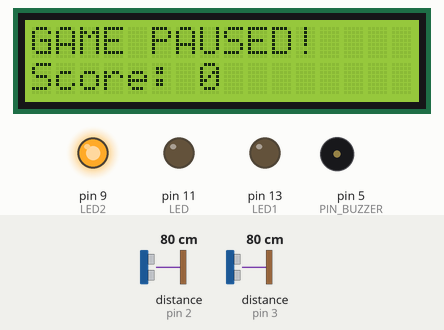
Recording of a sketch running on a simulated Arduino Uno, built with avr-gcc and run on an emulated ATmega328P. On the bench: 16×2 character LCD, output pins drawn as LEDs (lit = HIGH), buzzer (waves = sounding). Wiring (inferred from the names in the program): 2 × range finder with pulse-width output: data pin 2 / data pin 3. The test bench sets the inputs (shaded band); at power-on: distance to the obstacle (sensors on pin 2, pin 3) 80 cm. Random numbers use the default seed unless the sketch sets one; pins used as bus, display or sensor lines are not drawn; what the sketch prints to the serial monitor is not drawn.

Above: at 4.3 s.
4.4 s: distance to the obstacle (sensor on pin 2) set to 2 cm
At 6.59 s:
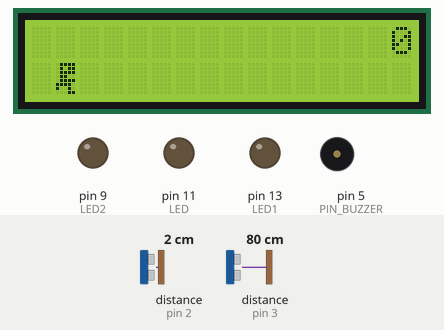
At 7.2 s:
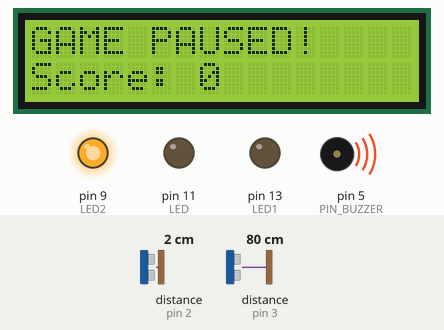
7.4 s: distance to the obstacle (sensor on pin 3) set to 5 cm
10.4 s: distance to the obstacle (sensor on pin 3) set to 3 cm
13.1 s: distance to the obstacle (sensor on pin 2) set to 35 cm
16.1 s: distance to the obstacle (sensor on pin 3) set to 250 cm
Timing chart, 0 to 28.7 s (numbered marks = the images above; inputs shaded):
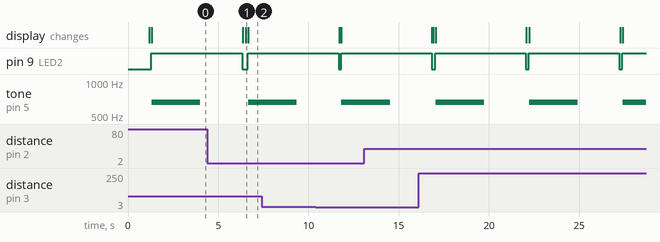

Measured:
- by itself, pin 9 (LED2): alternates HIGH for 5.0 s and LOW for 0.17 s
- by itself, tone on pin 5 (PIN_BUZZER): alternates 659 Hz for 2.7 s and silent for 2.5 s

The sketch:

Arcade_Mascot_Game.ino
```cpp
// Library for I2C
#include "Wire.h"

// LCD library
#include "LCD.h"

#include "LiquidCrystal_I2C.h"

#define DINO_HEAD 0
#define DINO_BODY_1 1
#define DINO_BODY_2 2
#define DINO_JUMP 3

// Pins for the buttons
#define PIN_BUTON 2
#define PIN_BUTON_1 3
#define LED 11
#define LED1 13
#define LED2 9
// The pin for autoplay
#define PIN_AUTOPLAY 1
// Pin for the buzzer
#define PIN_BUZZER 5
// Counter for the time
static int counter = 0;

// Counter for the melody
int thisNote = 0;

#define RUNNING_1 1
#define RUNNING_2 2
#define JUMP 3
#define JUMP_UP '.' // Character '.' for the head of the player
#define JUMP_DOWN 4
#define EMPTY_CELL ' '   // Empty space
#define FULL_TREE 5
#define RIGHT_TREE 6
#define LEFT_TREE 7

#define HORISONTAL_POSITION_PLAYER 1       // Horisontal position for the player on the screen
#define UP_BLOC 1
#define DOWN_BLOC 2
#define STANDING_POSITION_PLAYER 0
#define DOWN_POSITION_PLAYER_1 1            // Player is on the downwards position first row
#define DOWN_POSITION_PLAYER_2 2            // Player is on the downwards position second row

LiquidCrystal_I2C lcd(0x27,2,1,0,4,5,6,7);

byte dinoHead[] = {
    B01110,
    B11011,
    B11111,
    B11111,
    B01110,
    B00100,
    B00000,
    B00000
};

byte dinoBody1[] = {
    B00000,
    B00000,
    B01110,
    B11111,
    B11111,
    B01110,
    B00100,
    B00100
};

byte dinoBody2[] = {
    B00000,
    B00000,
    B01110,
    B11111,
    B11111,
    B01110,
    B01010,
    B10001
};

byte dinoJump[] = {
    B00000,
    B01110,
    B11111,
    B11111,
    B01110,
    B00100,
    B00000,
    B00000
};

#define RUNNING_POSITION_PLAYER_1 3
#define RUNNING_POSITION_PLAYER_2 4

#define JUMPING_PLAYER_1 5
#define JUMPING_PLAYER_2 6
#define JUMPING_PLAYER_3 7

#define FALLING_PLAYER_1 8
#define FALLING_PLAYER_2 9
#define FALLING_PLAYER_3 10

#define UP_PLAYER_1 11
#define UP_PLAYER_2 12


// Obstacles represented as 2 vectors one for the upper row of the LCD, the other for the lower row of the LCD
static char upper_map[17];
static char lower_map[17];

// Buttons status
static int buton_activat = 0;
static int buton_activat_1 = 0;
static bool pause = false;
static bool running_game = false;
// Checking if the LCD si working or not
static bool beginning_message_game = true;

void map_initialisation() {
  int index;
  // Matrix for the upcoming frames
  static byte frames[] = {

    //run 1
    B01111,
    B01011,
    B01111,
    B01100,
    B01111,
    B11110,
    B10010,
    B11000,

    //run 2
    B01111,
    B01011,
    B01111,
    B01100,
    B01111,
    B11110,
    B10010,
    B00011,

    //jump
    B01111,
    B01011,
    B01111,
    B01100,
    B01111,
    B11110,
    B10010,
    B11011,

    //jump lower
    B01100,
    B01111,
    B11110,
    B10010,
    B11011,
    B00000,
    B00000,
    B00000,

    // Full tree
    B00100, //   *
    B01110, //  ***
    B11111, // *****
    B00100, //   *
    B00100, //   *
    B00100, //   *
    B00100, //   *
    B00100,  //  *
    // Right tree
    B00001, //      *
    B00011, //     **
    B00111, //    ***
    B00001, //      *
    B00001, //      *
    B00001, //      *
    B00001, //      *
    B00001, //      *
    // Left tree
    B10000, // *
    B11000, // **
    B11100, // ***
    B10000, // *
    B10000, // *
    B10000, // *
    B10000, // *
    B10000  // *
  };

  for(index = 0; index < 7; index++){
    lcd.createChar(index + 1, &frames[index * 8]);
  }

  // initialising the screen with empty cells

  for(index = 0; index < 16; index++){
    upper_map[index] = EMPTY_CELL;
    lower_map[index] = EMPTY_CELL;
  }
}

// Musical Notes
#define NOTE_B0  31
#define NOTE_C1  33
#define NOTE_CS1 35
#define NOTE_D1  37
#define NOTE_DS1 39
#define NOTE_E1  41
#define NOTE_F1  44
#define NOTE_FS1 46
#define NOTE_G1  49
#define NOTE_GS1 52
#define NOTE_A1  55
#define NOTE_AS1 58
#define NOTE_B1  62
#define NOTE_C2  65
#define NOTE_CS2 69
#define NOTE_D2  73
#define NOTE_DS2 78
#define NOTE_E2  82
#define NOTE_F2  87
#define NOTE_FS2 93
#define NOTE_G2  98
#define NOTE_GS2 104
#define NOTE_A2  110
#define NOTE_AS2 117
#define NOTE_B2  123
#define NOTE_C3  131
#define NOTE_CS3 139
#define NOTE_D3  147
#define NOTE_DS3 156
#define NOTE_E3  165
#define NOTE_F3  175
#define NOTE_FS3 185
#define NOTE_G3  196
#define NOTE_GS3 208
#define NOTE_A3  220
#define NOTE_AS3 233
#define NOTE_B3  247
#define NOTE_C4  262
#define NOTE_CS4 277
#define NOTE_D4  294
#define NOTE_DS4 311
#define NOTE_E4  330
#define NOTE_F4  349
#define NOTE_FS4 370
#define NOTE_G4  392
#define NOTE_GS4 415
#define NOTE_A4  440
#define NOTE_AS4 466
#define NOTE_B4  494
#define NOTE_C5  523
#define NOTE_CS5 554
#define NOTE_D5  587
#define NOTE_DS5 622
#define NOTE_E5  659
#define NOTE_F5  698
#define NOTE_FS5 740
#define NOTE_G5  784
#define NOTE_GS5 831
#define NOTE_A5  880
#define NOTE_AS5 932
#define NOTE_B5  988
#define NOTE_C6  1047
#define NOTE_CS6 1109
#define NOTE_D6  1175
#define NOTE_DS6 1245
#define NOTE_E6  1319
#define NOTE_F6  1397
#define NOTE_FS6 1480
#define NOTE_G6  1568
#define NOTE_GS6 1661
#define NOTE_A6  1760
#define NOTE_AS6 1865
#define NOTE_B6  1976
#define NOTE_C7  2093
#define NOTE_CS7 2217
#define NOTE_D7  2349
#define NOTE_DS7 2489
#define NOTE_E7  2637
#define NOTE_F7  2794
#define NOTE_FS7 2960
#define NOTE_G7  3136
#define NOTE_GS7 3322
#define NOTE_A7  3520
#define NOTE_AS7 3729
#define NOTE_B7  3951
#define NOTE_C8  4186
#define NOTE_CS8 4435
#define NOTE_D8  4699
#define NOTE_DS8 4978
#define NOTE_A4S 466
#define NOTE_Eb5 622
#define REST      0

// the melody's tempo
int tempo = 120;
// buzzer's PIN
int buzzer = 5;

// the melody
int melody[] = {
  // Pink Panther theme
  // Score available at https://musescore.com/benedictsong/the-pink-panther
  // Theme by Masato Nakamura, arranged by Teddy Mason

  REST,2, REST,4, REST,8, NOTE_DS4,8,
  NOTE_E4,-4, REST,8, NOTE_FS4,8, NOTE_G4,-4, REST,8, NOTE_DS4,8,
  NOTE_E4,-8, NOTE_FS4,8,  NOTE_G4,-8, NOTE_C5,8, NOTE_B4,-8, NOTE_E4,8, NOTE_G4,-8, NOTE_B4,8,
  NOTE_AS4,2, NOTE_A4,-16, NOTE_G4,-16, NOTE_E4,-16, NOTE_D4,-16,
  NOTE_E4,2, REST,4, REST,8, NOTE_DS4,4,

  NOTE_E4,-4, REST,8, NOTE_FS4,8, NOTE_G4,-4, REST,8, NOTE_DS4,8,
  NOTE_E4,-8, NOTE_FS4,8,  NOTE_G4,-8, NOTE_C5,8, NOTE_B4,-8, NOTE_G4,8, NOTE_B4,-8, NOTE_E5,8,
  NOTE_DS5,1,
  NOTE_D5,2, REST,4, REST,8, NOTE_DS4,8,
  NOTE_E4,-4, REST,8, NOTE_FS4,8, NOTE_G4,-4, REST,8, NOTE_DS4,8,
  NOTE_E4,-8, NOTE_FS4,8,  NOTE_G4,-8, NOTE_C5,8, NOTE_B4,-8, NOTE_E4,8, NOTE_G4,-8, NOTE_B4,8,

  NOTE_AS4,2, NOTE_A4,-16, NOTE_G4,-16, NOTE_E4,-16, NOTE_D4,-16,
  NOTE_E4,-4, REST,4,
  REST,4, NOTE_E5,-8, NOTE_D5,8, NOTE_B4,-8, NOTE_A4,8, NOTE_G4,-8, NOTE_E4,-8,
  NOTE_AS4,16, NOTE_A4,-8, NOTE_AS4,16, NOTE_A4,-8, NOTE_AS4,16, NOTE_A4,-8, NOTE_AS4,16, NOTE_A4,-8,
  NOTE_G4,-16, NOTE_E4,-16, NOTE_D4,-16, NOTE_E4,16, NOTE_E4,16, NOTE_E4,2,

};

// game over Melody
int gameOverMelody[] = {
 NOTE_E5,8, NOTE_E5,8, NOTE_E5,8, NOTE_E5,8,
 NOTE_D5,8, NOTE_E5,8, NOTE_F5,8, NOTE_E5,8,
 NOTE_D5,8, NOTE_C5,8, NOTE_C5,8
};

// sizeof gives the number of bytes, each int value is composed of two bytes (16 bits)
// there are two values per note (pitch and duration), so for each note there are four bytes
int notes = sizeof(melody) / sizeof(melody[0]) / 2;

// this calculates the duration of a whole note in ms
int wholenote = (60000 * 4) / tempo;
int divider = 0, noteDuration = 0;

void Game_Over_Melody(int *melody, int tempo) {
  int size = sizeof(melody) / sizeof(melody[0]);
  int wholenote = (60000 * 4) / tempo;

  for (int thisNote = 0; thisNote < size; thisNote += 2) {
    int noteDuration = 0;
    if (melody[thisNote + 1] > 0) {
      noteDuration = wholenote / melody[thisNote + 1];
    } else {
      noteDuration = (wholenote / abs(melody[thisNote + 1])) * 1.5;
    }

    tone(buzzer, melody[thisNote], noteDuration * 0.9);
    delay(noteDuration);
    noTone(buzzer);
  }
}

// Here I am drawing the player on the screen. I return the value 0 if there is no collision
// and 1 otherwise.

int player_design(byte player_pos, char* upper_map, char* lower_map, unsigned int time) {
  int count_numbers = 0, colision = 0;
  char current_upper_frame = upper_map[HORISONTAL_POSITION_PLAYER];
  char current_lower_frame = lower_map[HORISONTAL_POSITION_PLAYER];
  byte next_upper_frame, next_lower_frame;

  if (player_pos == STANDING_POSITION_PLAYER) {
    //If the game hasn't started  yet and player is in a resting position,
    //then for the next step I will not be drawing trees
    next_upper_frame = next_lower_frame = EMPTY_CELL;
} else if (player_pos == DOWN_POSITION_PLAYER_1) {
    // Here is the player in the next frame in a running position
    //with no obstacles in the upper side of the map
    next_upper_frame = EMPTY_CELL;
    next_lower_frame = RUNNING_1;
} else if (player_pos == DOWN_POSITION_PLAYER_2) {
    // Here is the player in the next frame in a running position
    // with no obstacles in the upper side of the map neither on the down side
    next_upper_frame = EMPTY_CELL;
    next_lower_frame = RUNNING_2;
} else if (player_pos == RUNNING_POSITION_PLAYER_1) {
    // Here is the player in a running position, and for the next step it will be jumping,
    // down there will be the jump position and upwards there will be an empty cell
    next_upper_frame = EMPTY_CELL;
    next_lower_frame = JUMP;
} else if (player_pos == FALLING_PLAYER_3) {
    // Here, the player ges ready to land and for the next step the frame
    // will have been represented by the las part of the landing
    next_upper_frame = EMPTY_CELL;
    next_lower_frame = JUMP;
} else if (player_pos == RUNNING_POSITION_PLAYER_2) {
    // Here the player gets up and does a part of the JUMP.
    // In the next frame,the 2 cells : up and down will be
    // the body of the player
    next_upper_frame = JUMP_UP;
    next_lower_frame = JUMP_DOWN;
} else if (player_pos == FALLING_PLAYER_2) {
    // Here, the player is close with his feet to the ground
    // and does a part of the falling position
    next_upper_frame = JUMP_UP;
    next_lower_frame = JUMP_DOWN;
} else if (player_pos == JUMPING_PLAYER_1) {
    // Here the player ras reatched the upper layer in the position of JUMP.
    // In the next frame there will be the same position for the upper part
    // And downwards there will be no tree
    next_upper_frame = JUMP;
    next_lower_frame = EMPTY_CELL;
} else if (player_pos == JUMPING_PLAYER_2) {
    // Here, the player is on the same 2 rows in the middle of the jumping action,
    // and till the next frame the JUMP animation will continue
    next_upper_frame = JUMP;
    next_lower_frame = EMPTY_CELL;
} else if (player_pos == JUMPING_PLAYER_3) {
    // Here the player will be at the end if the JUMP action and the animation will be finalized
    // in the next frame, placind itself in the upper row of the LCD
    next_upper_frame = JUMP;
    next_lower_frame = EMPTY_CELL;
} else if (player_pos == FALLING_PLAYER_1) {
    // Here, the player is in the upper row of the LCD and simulates the beginning of the falling animation.
    // In the next frame the falling animation will be continued
    next_upper_frame = JUMP;
    next_lower_frame = EMPTY_CELL;
} else if (player_pos == UP_PLAYER_1) {
    // Here, the player is on the upper row of the LCD and upwards
    // it will enter in the running mode, and downwards there will be an empty cell
    next_upper_frame = RUNNING_1;
    next_lower_frame = EMPTY_CELL;
} else if (player_pos == UP_PLAYER_2) {
    // Here, the player is on the upper row of the LCD.
    // Upwards the running mode will be enabled, and downwards there will be an empty cell
    next_upper_frame = RUNNING_2;
    next_lower_frame = EMPTY_CELL;
}

  // Upwards there will be a tree
  if (next_upper_frame != EMPTY_CELL) {
    upper_map[HORISONTAL_POSITION_PLAYER] = next_upper_frame;
    if (current_upper_frame == EMPTY_CELL) {
      colision = 0;
    } else {
      colision = 1;
    }
  }

  // Downwards there will be a tree
  if (next_lower_frame != EMPTY_CELL) {
    lower_map[HORISONTAL_POSITION_PLAYER] = next_lower_frame;
    if (current_lower_frame == EMPTY_CELL) {
      colision = 0;
    } else {
      colision = 1;
    }
  }

  // Calculating how many trees I will have to print the timer from the beginning of the game
  if (time > 99) {
    count_numbers = 3;
  } else if (time > 9) {
    count_numbers = 2;
  } else if (time <= 9) {
    count_numbers = 1;
  }

  // Map drawing
  lower_map[16] = '\0';
  upper_map[16] = '\0';
  char caracter = upper_map[16 - count_numbers];
  upper_map[16 - count_numbers] = '\0';
  lcd.setCursor(0,0);
  // Upper part of the map
  lcd.print(upper_map);
  upper_map[16 - count_numbers] = caracter;
  lcd.setCursor(0,1);
  // lower part of the map with the initial position of the player
  lcd.print(lower_map);

  // Timer shown on the top right
  lcd.setCursor(16 - count_numbers,0);
  lcd.print(time);
  upper_map[HORISONTAL_POSITION_PLAYER] = current_upper_frame;
  lower_map[HORISONTAL_POSITION_PLAYER] = current_lower_frame;

  return colision;
}

// In this function the next step of the map is running
void map_animation(char* map, byte new_frame) {
  int index = 0;
  char next_frame, current_frame;
  for(index = 0; index < 16; index++){
    current_frame = map[index];

    if (index == 15) {
      next_frame = new_frame;
    } else {
      next_frame = map[index + 1];
    }

    switch (current_frame) {
      // If the current square is an empty cell
      case EMPTY_CELL:
        if (next_frame == FULL_TREE) {
          // If the next tree is a full tree, then, in the next frame,
          // it will move one position to the left, so the current tree
          // will be filled only on the right half.
          map[index] = RIGHT_TREE;
          } else {
          // If the next tree is only half full (the right half), then, in the next frame,
          // by moving the trees to the left, the current tree will remain empty, and if the next tree
          // was already empty, the current tree will remain empty.
          map[index] = EMPTY_CELL;
        }

        break;
      case FULL_TREE:
          // If the next tree is empty, by moving the trees to the left,
          // it will be half full (the left half).
        if (next_frame == EMPTY_CELL) {
          map[index] = LEFT_TREE;
        } else {
          // If the next tree is not empty, then, by moving the trees to the left,
          // it will remain full in the next frame.
          map[index] = FULL_TREE;
        }

        break;
        // If the current tree is only half full on the right side, it means that
        // a full tree follows it, so in the next frame, it will remain full.
      case RIGHT_TREE:
        map[index] = FULL_TREE;
        break;
      // If the current tree is only half full on the left side, it means that
      // the next tree will be empty, so in the next frame, it will become empty.
      case LEFT_TREE:
        map[index] = EMPTY_CELL;
        break;
    }
  }
}

// Interruption for timer
ISR(TIMER1_COMPA_vect) {
  if ((counter >> 3) == 20) {
    running_game = false;
  } else if (running_game == true && pause == false) {
    counter++;
  }
}

// Interruptions for buttons
ISR(INT0_vect) {
   int buttonState = digitalRead(PIN_BUTON);

   if (buttonState == HIGH) {
      buton_activat = 0;
      Serial.println("Button 1 pressed! PIN 2");
      beginning_message_game = false;
   } else {
      buton_activat = 1;
   }
}

ISR(INT1_vect){
    int buttonState_1 = digitalRead(PIN_BUTON_1);
    if(buttonState_1 == HIGH) {
      buton_activat_1 = 0;
      Serial.println("Button 2 pressed! PIN 3");
   } else {
      buton_activat_1 = 1;
   }
}

void setup(){
  Serial.begin(9600);
  pinMode(PIN_BUZZER, OUTPUT);
  pinMode(PIN_BUTON, INPUT);
  pinMode(PIN_BUTON_1, INPUT);
  pinMode(LED, OUTPUT);
  pinMode(LED1, OUTPUT);
  pinMode(LED2, OUTPUT);
  digitalWrite(PIN_BUTON, HIGH);
  digitalWrite(PIN_BUTON_1, HIGH);
  pinMode(PIN_AUTOPLAY, OUTPUT);
  digitalWrite(PIN_AUTOPLAY, HIGH);

  map_initialisation();

  lcd.begin(16, 2);
  lcd.setBacklightPin(3,POSITIVE);
  lcd.setBacklight(HIGH);

  lcd.createChar(DINO_HEAD, dinoHead);
  lcd.createChar(DINO_BODY_1, dinoBody1);
  lcd.createChar(DINO_BODY_2, dinoBody2);
  lcd.createChar(DINO_JUMP, dinoJump);

  cli();

  TCCR1A = 0;
  TCCR1B = 0;
  TCNT1  = 0;

  // I generate the interruption with a frequency of 5 HZ for timer
  // I calculated according to the laboratory
  OCR1A = 12499;            // compare match register 16MHz/256/5Hz-1
  TCCR1B |= (1 << WGM12);   // CTC mode
  TCCR1B |= (1 << CS12);    // 256 prescaler
  TIMSK1 |= (1 << OCIE1A);  // enable timer compare interrupt

  // Activating the necessary registers for the interruption of the first button
  EIMSK |= (1 << INT0);
  EICRA |= (1 << ISC00);

  // Activating the necessary registers for the interruption of the second button
  EIMSK |= (1 << INT1);
  EICRA |= (1 << ISC10);

  sei();
}

void loop(){
  static byte player_pos = DOWN_POSITION_PLAYER_1;
  static byte obstacol_urmator = EMPTY_CELL;
  static byte obstacle_lifespam = 1;

  if (running_game == false && pause == false) {
    map_initialisation();
    if ((counter >> 3) == 20) {
      lcd.clear();
      lcd.print("YOU WON!");
      digitalWrite(LED1, HIGH);
      lcd.setCursor(0, 1);
      lcd.print("ANOTHER ONE ?");
      delay(2000);
      digitalWrite(LED1, LOW);
      counter = 0;
    }

    lcd.clear();
    lcd.print("BEGIN ?");
    lcd.setCursor(0, 1);
    lcd.print("PRESS START !");

    if (buton_activat == 1) {
      buton_activat = 0;
      player_pos = DOWN_POSITION_PLAYER_1;
      running_game = true;
      counter = 0;
    }

    if (thisNote == notes * 2) {
      thisNote = 0;
    }

    // calculates the duration of each note
    divider = melody[thisNote + 1];
    if (divider > 0) {
      // regular note, just proceed
      noteDuration = (wholenote) / divider;
    } else if (divider < 0) {
      // dotted notes are represented with negative durations!!
      noteDuration = (wholenote) / abs(divider);
    }

    // we only play the note for 90% of the duration, leaving 10% as a pause
    tone(buzzer, melody[thisNote], noteDuration * 0.9);

    // Wait for the specief duration before playing the next note.
    delay(noteDuration * 0.9);

    // stop the waveform generation before the next note.
    noTone(buzzer);

    thisNote += 2;

    return;
  } else if(pause == true) {
      lcd.clear();
      lcd.print("GAME PAUSED!");
      digitalWrite(LED2, HIGH);
      lcd.setCursor(0, 1);
      lcd.print("Score: ");
      lcd.print(counter >> 3);
      Game_Over_Melody(gameOverMelody, 10);
      delay(2000);
      digitalWrite(LED2, LOW);
      pause = false;

   }


  // Adding a tree on the right side
  obstacle_lifespam -= 1;
  if (obstacle_lifespam == 0) {
    if (obstacol_urmator == 0) {
      if (random(2) != 0) {
        obstacol_urmator = DOWN_BLOC;
      } else {
        obstacol_urmator = UP_BLOC;
      }

      obstacle_lifespam = 2 + random(7);
    } else {
      obstacol_urmator = 0;
      obstacle_lifespam = 7 + random(7);
    }
  }

  //Moving trees on the left
  if (obstacol_urmator == DOWN_BLOC) {
    map_animation(lower_map, FULL_TREE);
  } else {
    map_animation(lower_map, EMPTY_CELL);
  }

  if (obstacol_urmator == UP_BLOC) {
    map_animation(upper_map, FULL_TREE);
  } else {
    map_animation(upper_map, EMPTY_CELL);
  }

  if (buton_activat == 1 && buton_activat_1 == 0) {
    if (player_pos <= DOWN_POSITION_PLAYER_2) {
      player_pos = RUNNING_POSITION_PLAYER_1;
    }

    buton_activat = 0;
  }
  if (player_design(player_pos, upper_map, lower_map, counter >> 3) == 1) {
    // If there is a collision the game stops
    running_game = false;
    lcd.clear();
    lcd.print("LOST ! AGAIN ?");
    digitalWrite(LED, HIGH);
    lcd.setCursor(0, 1);
    lcd.print("Score: ");
    lcd.print(counter >> 3);
    Game_Over_Melody(gameOverMelody, 10);
    delay(2000);
    digitalWrite(LED, LOW);
  } else if(buton_activat_1 == 1){
    pause = true;
  } else {
    if (player_pos == DOWN_POSITION_PLAYER_2 || player_pos == FALLING_PLAYER_3) {
      player_pos = DOWN_POSITION_PLAYER_1;
    } else if ((player_pos >= JUMPING_PLAYER_1 && player_pos <= JUMPING_PLAYER_3)
                && lower_map[HORISONTAL_POSITION_PLAYER] != EMPTY_CELL) {
      player_pos = UP_PLAYER_1;
    } else if (player_pos >= UP_PLAYER_1 && lower_map[HORISONTAL_POSITION_PLAYER] == EMPTY_CELL) {
      player_pos = JUMPING_PLAYER_3;
    } else if (player_pos == UP_PLAYER_2) {
      player_pos = UP_PLAYER_1;
    } else {
      player_pos++;
    }

    if (lower_map[HORISONTAL_POSITION_PLAYER + 2] == EMPTY_CELL) {
      digitalWrite(PIN_AUTOPLAY, HIGH);
    } else {
      digitalWrite(PIN_AUTOPLAY, LOW);
    }
  }

  delay(100);
}
```
